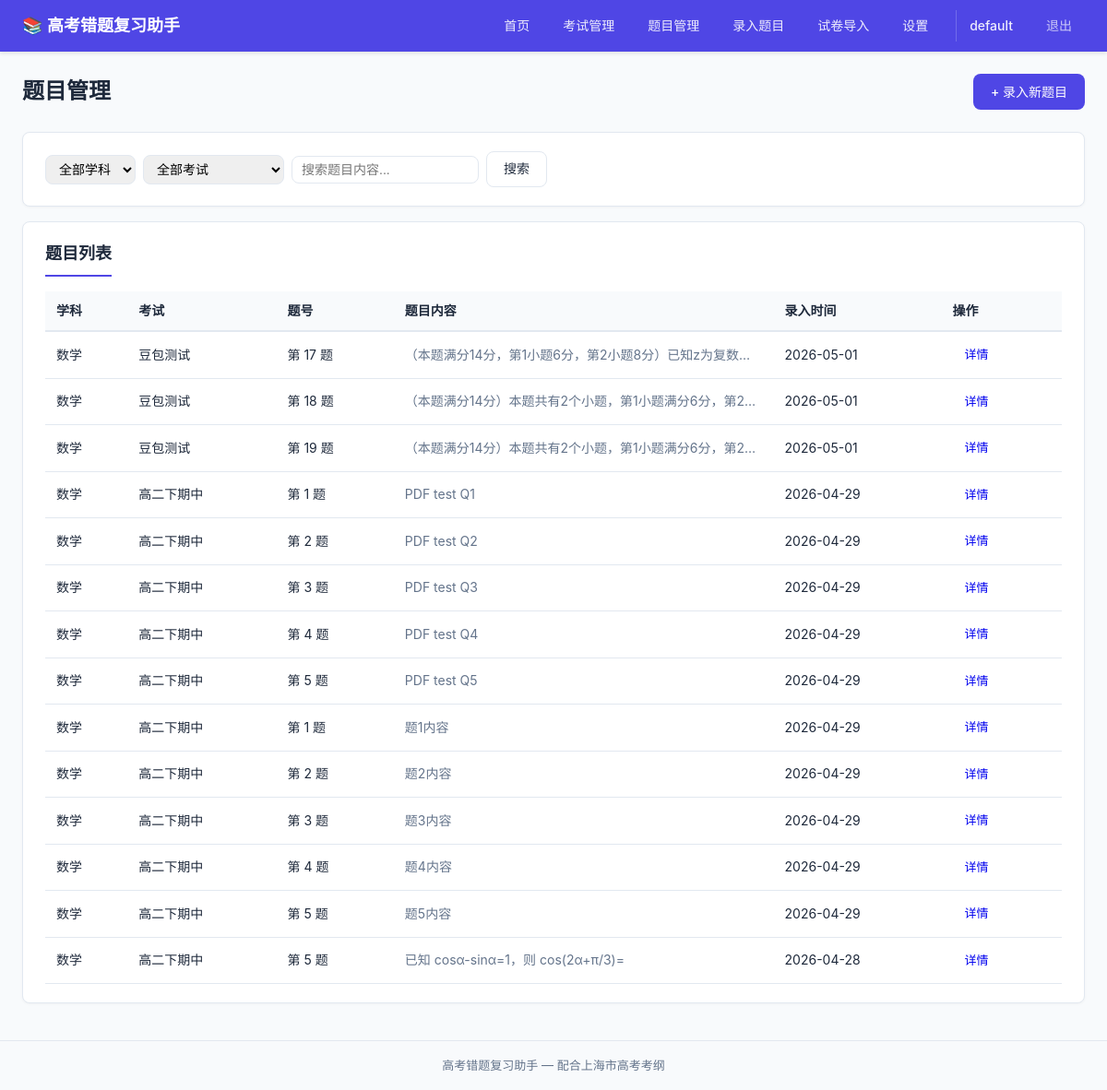
Page /questions (signed in) on the earlier database version.
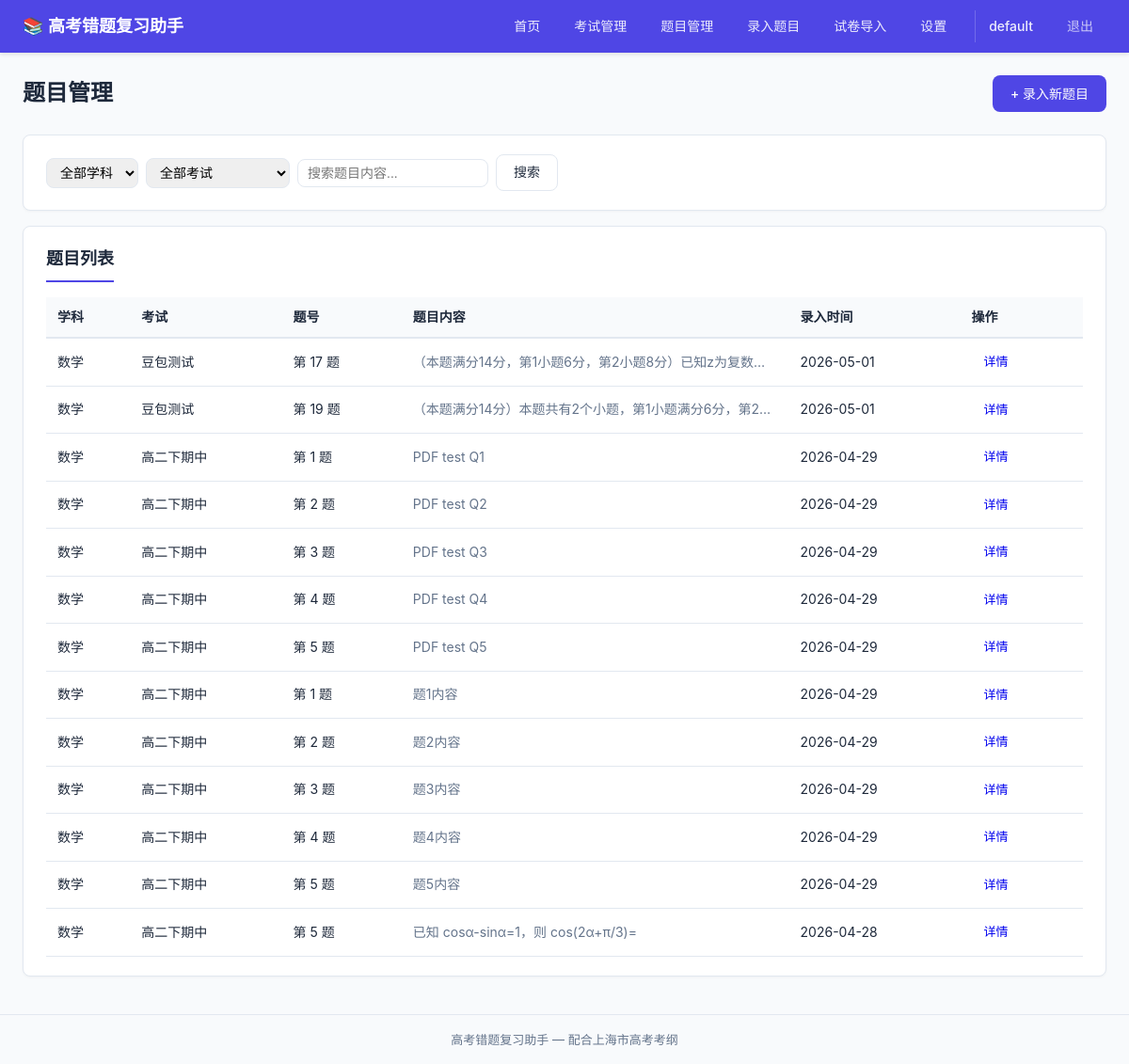
Same page on the later database version.
### tables this page shows
CREATE TABLE questions (
            id              INTEGER PRIMARY KEY AUTOINCREMENT,
            exam_id         INTEGER NOT NULL REFERENCES exams(id) ON DELETE CASCADE,
            question_number TEXT    NOT NULL,
            stem            TEXT,
            image_path      TEXT,
            created_at      TIMESTAMP DEFAULT CURRENT_TIMESTAMP,
            updated_at      TIMESTAMP DEFAULT CURRENT_TIMESTAMP
        , user_id INTEGER NOT NULL DEFAULT 1);

CREATE TABLE subjects (
            id          INTEGER PRIMARY KEY AUTOINCREMENT,
            name        TEXT    NOT NULL UNIQUE,
            created_at  TIMESTAMP DEFAULT CURRENT_TIMESTAMP
        );

CREATE TABLE exams (
            id          INTEGER PRIMARY KEY AUTOINCREMENT,
            subject_id  INTEGER NOT NULL REFERENCES subjects(id),
            name        TEXT    NOT NULL,
            exam_date   DATE,
            created_at  TIMESTAMP DEFAULT CURRENT_TIMESTAMP, user_id INTEGER NOT NULL DEFAULT 1,
            UNIQUE(subject_id, name)
        );

### routes/questions.py (the view)
@questions_bp.route('/questions')
@login_required
def list_questions():
    user_id = session['user_id']
    subjects = get_all_subjects()
    subject_id = request.args.get('subject_id', type=int)
    exam_id = request.args.get('exam_id', type=int)
    search = request.args.get('search')
    exams = get_all_exams(user_id)
    questions = get_questions_filtered(subject_id=subject_id, exam_id=exam_id, search=search, user_id=user_id)
    return render_template('questions/list.html', subjects=subjects, exams=exams,
                           questions=questions, selected_subject=subject_id,
                           selected_exam=exam_id, search=search)

### app.py (called while the page is built)
@app.before_request
def load_logged_in_user():
    user_id = session.get('user_id')
    g.current_user = get_user_by_id(user_id) if user_id else None

@app.context_processor
def inject_global_template_vars():
    return {
        'current_user': g.get('current_user'),
    }

### database/__init__.py (called while the page is built)
def get_db():
    if 'db' not in g:
        g.db = sqlite3.connect(DATABASE_PATH)
        g.db.row_factory = sqlite3.Row
        g.db.execute("PRAGMA foreign_keys = ON")
    return g.db

### models/exam.py (called while the page is built)
def get_all_exams(user_id=None):
    db = get_db()
    query = (
        "SELECT e.*, s.name as subject_name FROM exams e "
        "JOIN subjects s ON e.subject_id = s.id WHERE 1=1"
    )
    params = []
    if user_id is not None:
        query += " AND e.user_id = ?"
        params.append(user_id)
    query += " ORDER BY e.exam_date DESC, e.id DESC"
    return db.execute(query, params).fetchall()

### models/subject.py (called while the page is built)
def get_all_subjects():
    db = get_db()
    return db.execute("SELECT * FROM subjects ORDER BY id").fetchall()

### models/user.py (called while the page is built)
def get_user_by_id(user_id):
    db = get_db()
    row = db.execute(
        "SELECT id, username, created_at FROM users WHERE id = ?", (user_id,)
    ).fetchone()
    return dict(row) if row else None

### templates/questions/list.html (shortened to what this page needs)
{% extends "base.html" %}
{% block content %}
<div class="page-header">
    <h1>题目管理</h1>
    <a href="{{ url_for('questions.create') }}" class="btn btn-primary">+ 录入新题目</a>
</div>
<div class="card">
    <form method="GET" class="filter-form">
        <select name="subject_id" onchange="this.form.submit()">
            <option value="">全部学科</option>
        </select>
        <select name="exam_id" onchange="this.form.submit()">
            <option value="">全部考试</option>
        </select>
        <input type="text" name="search" placeholder="搜索题目内容..." value="{{ search or '' }}">
        <button type="submit" class="btn btn-secondary">搜索</button>
    </form>
</div>
<div class="card">
    <h2>题目列表</h2>
    {% if questions %}
    <table class="data-table">
        <thead>
            <tr>
                <th>学科</th>
                <th>考试</th>
                <th>题号</th>
                <th>题目内容</th>
                <th>录入时间</th>
                <th>操作</th>
            </tr>
        </thead>
        <tbody>
            {% for q in questions %}
            <tr>
                <td>{{ q.subject_name }}</td>
                <td>{{ q.exam_name }}</td>
                <td>第 {{ q.question_number }} 题</td>
                <td class="stem-preview">{{ q.stem[:60] if q.stem else '（有图片）' }}</td>
                <td>{{ q.created_at[:10] if q.created_at }}</td>
                <td>
                    <a href="{{ url_for('questions.detail', question_id=q.id) }}" class="btn btn-small">详情</a>
                </td>
            </tr>
            {% endfor %}
        </tbody>
    </table>
    {% else %}
    <p class="empty-state">还没有题目。点击右上角「录入新题目」开始。</p>
    {% endif %}
</div>
{% endblock %}

Differences in the rows shown:
removed questions: subject_name "数学", exam_name "豆包测试", question_number "18", stem "（本题满分14分）本题共有2个小题，第1小题满分6分，第2…", created_at "2026-05-01"
